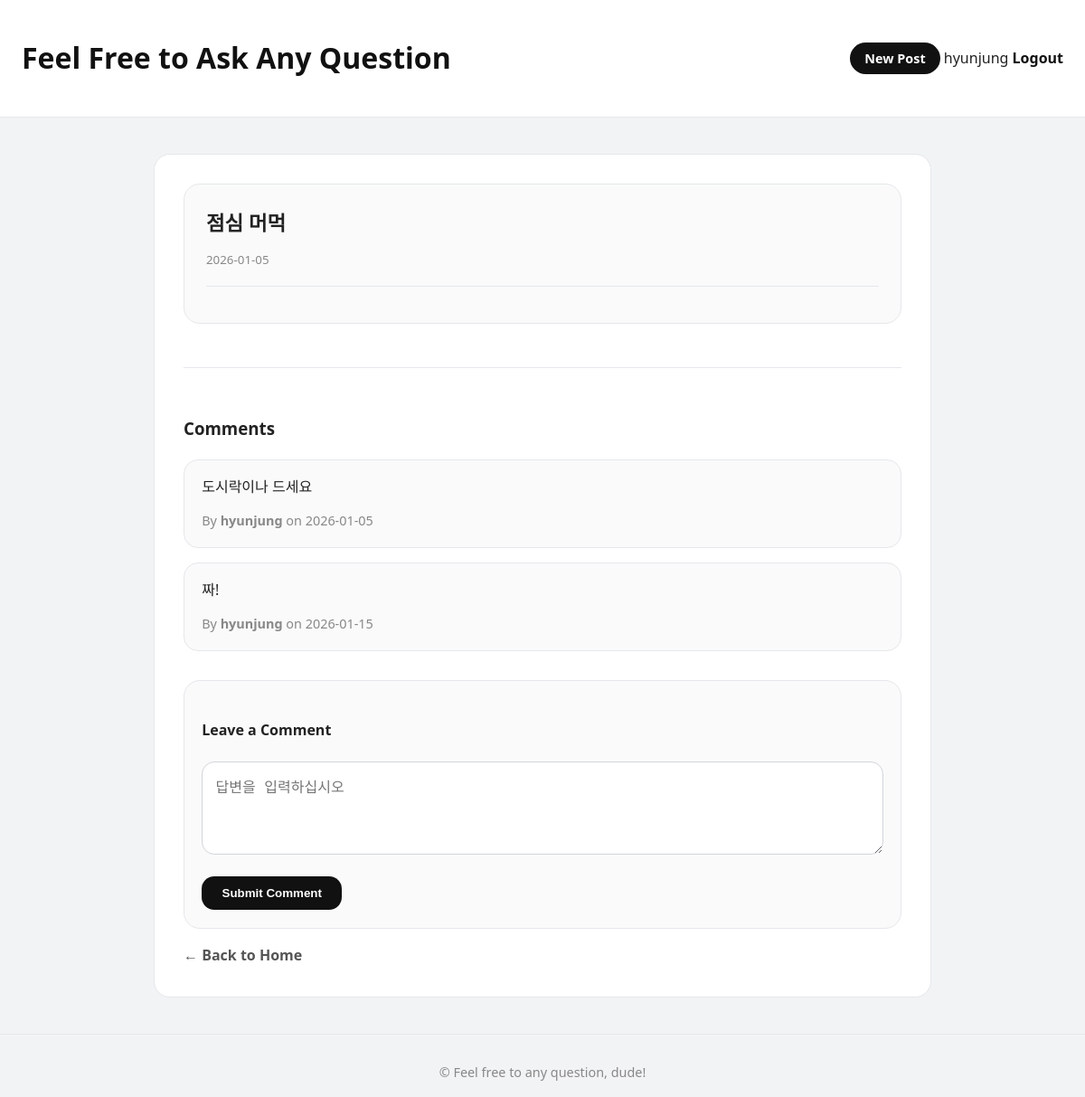
The app's page /posts/8aac11feaac54e7a9270a7ec899d09f1 (signed in) with its own data.
### models.py (models this page shows)
class User(SQLModel, table=True):
    id: uuid.UUID = Field(default_factory=uuid.uuid4, primary_key=True)
    username: str = Field(unique=True, index=True)
    password: str # 저장된 비밀번호는 암호화된 해시로 들어감.
    comments: List["Comment"] = Relationship(back_populates="user")

class Post(SQLModel, table = True): # 상속, database.py에서 클래스 정의 다 해둠.
    id: uuid.UUID = Field(default_factory=uuid.uuid4, primary_key = True)
    user_id: Optional[str] = Field(index=True)
    question: str
    answer: Optional[str] = Field(default=None, index= True) #Optional[]: 파이썬의 타이핑 시스템에서 사용함, 특정 변수의 값이 아무것도 없는 상태일 수도 있음을 명시할 때 씀, 빼면? 무조건 UUID 생성됨.
    created_at: datetime = Field(
        default_factory= datetime.now,
        nullable = False
    )
    comments: List["Comment"] = Relationship(back_populates="post")

class Comment(SQLModel, table=True):
    id: uuid.UUID = Field(default_factory=uuid.uuid4, primary_key=True)
    content: str
    created_at: datetime = Field(default_factory=datetime.now, nullable=False)
    post_id: uuid.UUID = Field(foreign_key="post.id", index=True)
    user_id: uuid.UUID = Field(foreign_key="user.id", index=True)
    post: Optional[Post] = Relationship(back_populates="comments")
    user: Optional[User] = Relationship(back_populates="comments")

### main.py (the view)
@app.get("/posts/{post_id}", response_class=HTMLResponse)
def get_post_by_id(
    request: Request,
    post_id: uuid.UUID,
    session: Session = Depends(get_session),
    user: dict | None = Depends(get_user_from_session)
):
    post = session.get(Post, post_id)
    comments = comments_service.get_comments_by_post_id(post_id, session)
    return templates.TemplateResponse(
        "post.html",
        {
            "request": request,
            "post": post,
            "title": post.question,
            "user": user,
            "comments" : comments
        }
    )

### templates/post.html (shortened to what this page needs)
{% include "_header.html" %}
<article class="post-detail">
  <h1>{{ post.question }}</h1>
  <small>{{ post.created_at.strftime('%Y-%m-%d') }}</small>
  <div class="post-content">
  </div>
</article>
<section class="comments-section">
  <h3>Comments</h3>
  <div class="comment-list">
    {% if comments %}
      {% for comment in comments %}
      <div class="comment-item">
        <p class="comment-content">{{ comment.content }}</p>
        <small>
          By <strong>{{ comment.user.username }}</strong> on {{ comment.created_at.strftime('%Y-%m-%d') }}
        </small>
      </div>
      {% endfor %}
    {% else %}
      <p>답변을 기다려주십시오.</p>
    {% endif %}
  </div>
  {% if user %}
  <form action="/posts/{{ post.id }}/comments" method="POST" class="comment-form">
    <h4>Leave a Comment</h4>
    <div class="form-group">
      <textarea name="content" rows="4" placeholder="답변을 입력하십시오" required></textarea>
    </div>
    <button type="submit">Submit Comment</button>
  </form>
  {% else %}
  <p><a href="/auth/login">Login</a> to leave a comment.</p>
  {% endif %}
</section>
<a href="/posts" class="back-link">&larr; Back to Home</a>
{% include "_footer.html" %}

### templates/_header.html (shortened to what this page needs)
<!DOCTYPE html>
<html lang="en">
  <head>
    <link rel="stylesheet" href="/static/style.css?v=3">
  </head>
  <body>
    <header>
      <h1><a href="/posts">Feel Free to Ask Any Question</a></h1>
      <nav>
        <a href="/posts/new" class="new-post-btn">New Post</a>
        {% if user %}
          <span class="nav-user">{{ user.username }}</span>
          <a href="/auth/logout" class="nav-link">Logout</a>
        {% else %}
          <a href="/auth/login" class="nav-link">Login</a>
        {% endif %}
      </nav>
    </header>
    <main>

### css/style.css (style rules this page uses)
* { box-sizing: border-box; }
body { margin: 0; font-family: "Apple SD Gothic Neo", "Noto Sans KR", system-ui, sans-serif; background-color: #f2f3f5; color: #222; line-height: 1.7; }
header { background: #ffffff; border-bottom: 1px solid #e5e7eb; padding: 1rem 1.5rem; display: flex; justify-content: space-between; align-items: center; }
header a { color: #111; text-decoration: none; font-weight: 700; }
main { max-width: 860px; margin: 2.5rem auto; padding: 2rem; background: #ffffff; border-radius: 18px; border: 1px solid #e5e7eb; }
.post-detail { padding: 1.5rem; border-radius: 18px; background: #fafafa; border: 1px solid #e5e7eb; }
.post-detail h1 { margin: 0 0 0.4rem; font-size: 1.4rem; }
.post-detail small { color: #888; }
.post-detail .post-content { margin-top: 1rem; padding-top: 1rem; border-top: 1px solid #e5e7eb; }
.new-post-btn { background: #111; color: #fff; padding: 0.5rem 1rem; border-radius: 999px; font-size: 0.9rem; }
.comments-section { margin-top: 3rem; border-top: 1px solid #e5e7eb; padding-top: 2rem; }
.comment-list .comment-item { background: #fafafa; border: 1px solid #e5e7eb; padding: 1rem 1.2rem; border-radius: 16px; margin-bottom: 1rem; transition: background 0.15s ease, border-color 0.15s ease; }
.comment-content { margin-top: 0; margin-bottom: 0.6rem; color: #222; }
.comment-item small { color: #888; font-size: 0.9rem; }
.comment-form { margin-top: 2rem; padding: 1.2rem; border-radius: 18px; background: #fafafa; border: 1px solid #e5e7eb; }
.comment-form textarea { width: 100%; padding: 0.9rem; margin-bottom: 1rem; border: 1px solid #d1d5db; border-radius: 14px; font-size: 1rem; resize: vertical; }
.comment-form button { background: #111; color: #fff; padding: 0.7rem 1.4rem; border-radius: 14px; border: none; font-weight: 600; cursor: pointer; }
.back-link { display: inline-block; margin-top: 1rem; color: #555; text-decoration: none; font-weight: 600; }

### records on screen
User: username "hyunjung"
Post: question "점심 머먹", created_at "2026-01-05"
Comment: content "도시락이나 드세요", user.username "hyunjung", created_at "2026-01-05"
Comment: content "짜!", user.username "hyunjung", created_at "2026-01-15"
